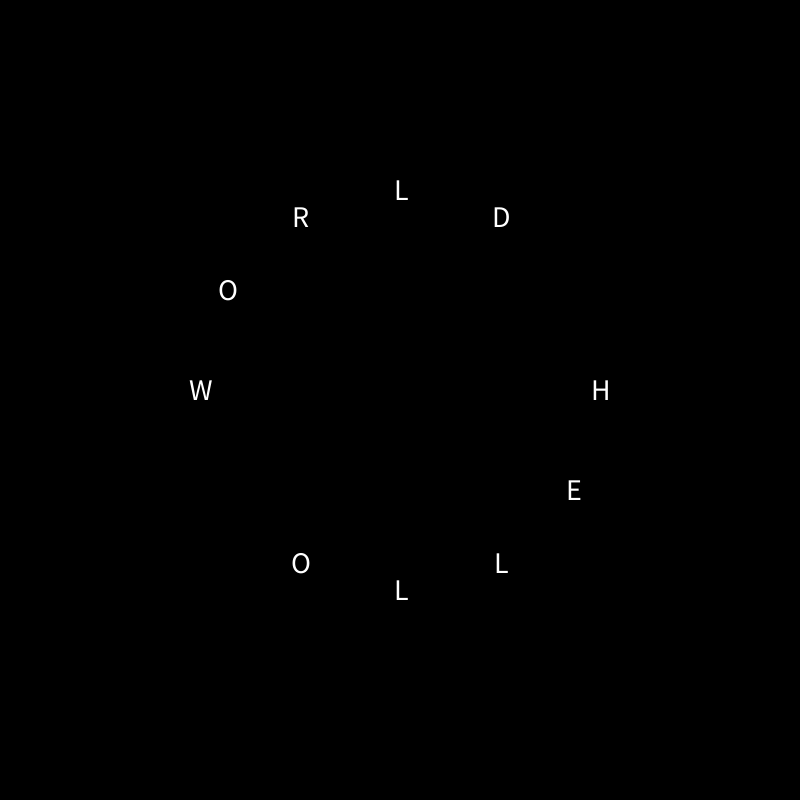
Frame 1 (no input)
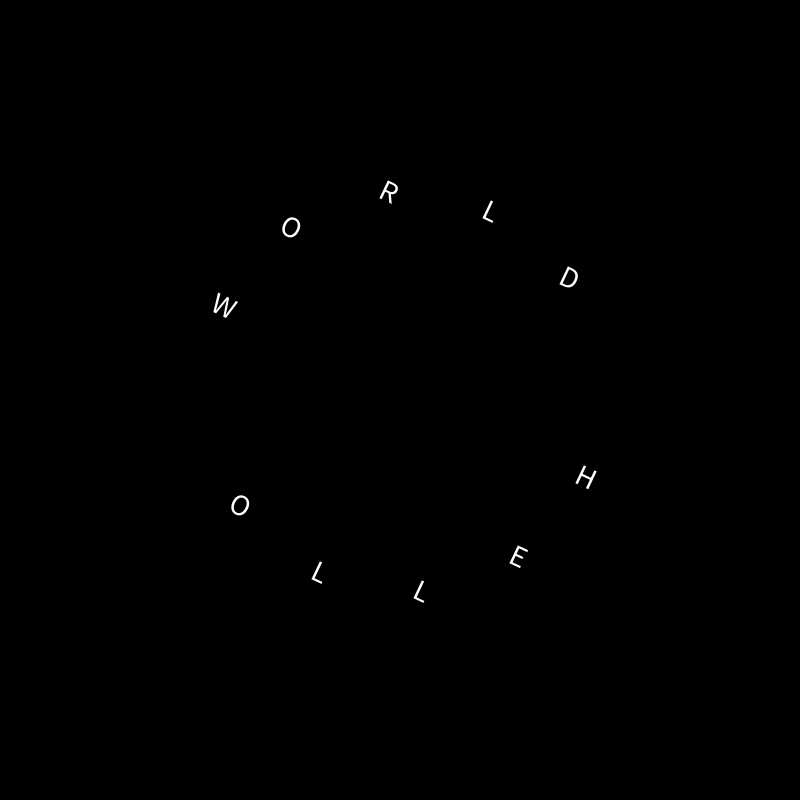
Frame 60 (the mouse pressed at the canvas centre just before this capture)
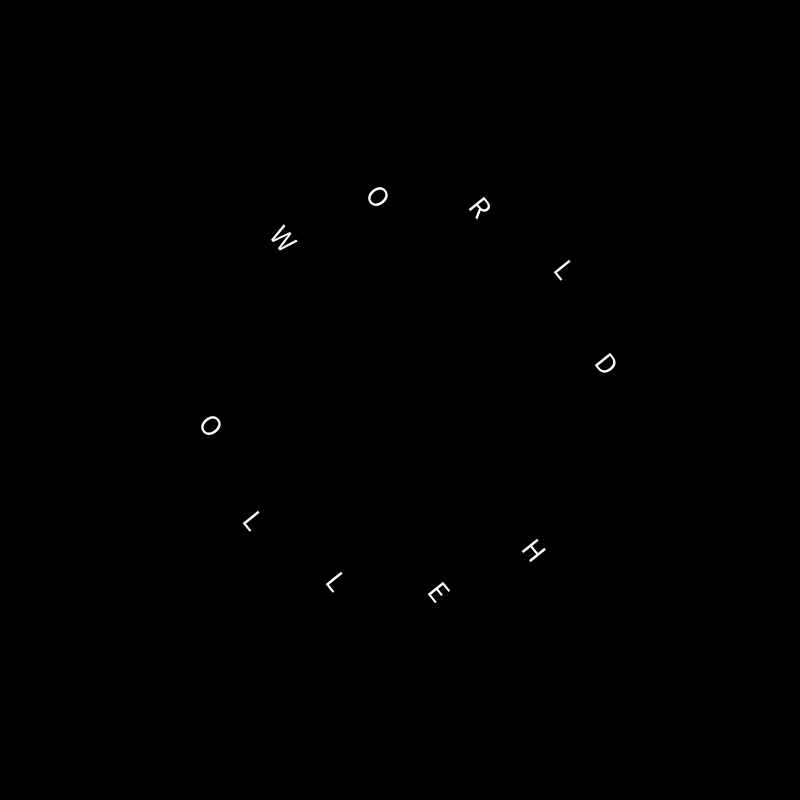
Frame 120 (the mouse held since frame 60 and released just before this capture)

The Processing sketch that drew these frames (run headless with seeded random() and noise(); from frame 60 on, the mouse is pressed at the canvas centre):

// Processing sketch: circular_text_04
// ── circular_text_04.pde
// Definición de variables
String message;
float centerX, centerY;
float diameter, ang;

void setup() {
  size(800, 800);
  textAlign(CENTER);
  // Asignación de variables
  textSize(30);
  diameter = 200;
  message = "HELLO WORLD ";
  centerX = width/2;
  centerY = height/2;
  ang = 0;
  smooth(8);
}

void draw() {
  background(0);
  stroke(#ff0000);

  translate(centerX, centerY);
  rotate(ang);
  fill(255);

  circularText();

  ang += 0.0075;
}

// ── circular.pde

void circularText() {
  float _angle = TWO_PI / message.length();
  for (int i = 0; i < message.length(); i ++ ) {
    char currentChar = message.charAt(i);
    float angulo = _angle * i;
    float x = cos(angulo) * diameter;
    float y = sin(angulo) * diameter;
    pushMatrix();
    translate(x, y);
    text(currentChar, 0, 0);
    popMatrix();
  }
}
